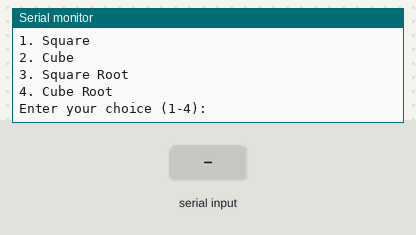
The sketch below on a simulated Arduino Uno, built with avr-gcc and run on an emulated ATmega328P. Shown: the last lines printed to the serial monitor. The inputs (shaded band) are chosen by the test bench. Random numbers use the default seed unless the sketch sets one.

Above: at 1.2 s.
1.3 s: "90,45\n" received over Serial
At 1.62 s:
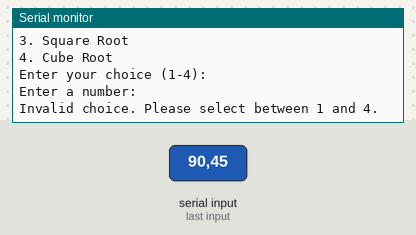
2.8 s: "1\n" received over Serial
At 4.2 s:
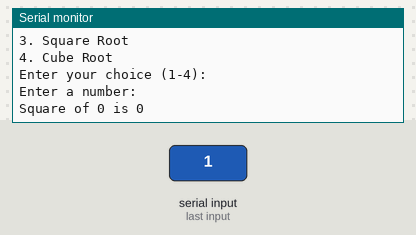
5.3 s: "2\n" received over Serial
At 6.1 s:
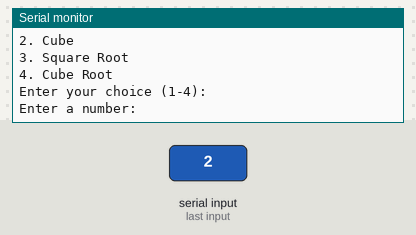
7.8 s: "3\n" received over Serial
At 9.2 s:
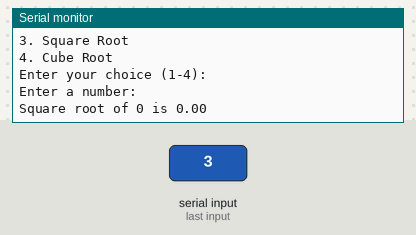
10.3 s: "4\n" received over Serial
At 11.7 s:
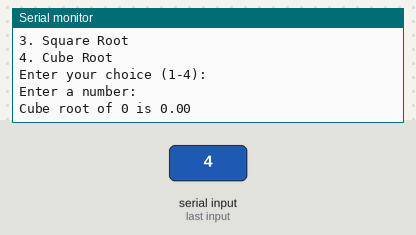

Measured:
- after the input at 1.3 s, the serial monitor: prints a new line at once (image 1)
- after the input at 2.8 s, the serial monitor: prints a new line after 1.0 s (image 2)
- after the input at 7.8 s, the serial monitor: prints a new line after 1.0 s (image 4)
- after the input at 10.3 s, the serial monitor: prints a new line after 1.0 s (image 5)

The sketch:

8prac.ino
```cpp
#include <math.h>

int num;

void setup() {
  Serial.begin(9600);
}

void loop() {
  Serial.println("Choose an operation:");
  Serial.println("1. Square");
  Serial.println("2. Cube");
  Serial.println("3. Square Root");
  Serial.println("4. Cube Root");
  Serial.println("Enter your choice (1-4):");

  while (Serial.available() == 0) {}
  int choice = Serial.parseInt();

  Serial.println("Enter a number:");
  while (Serial.available() == 0) {}
  num = Serial.parseInt();

  switch (choice) {
    case 1:
      Serial.print("Square of ");
      Serial.print(num);
      Serial.print(" is ");
      Serial.println(num * num);
      break;

    case 2:
      Serial.print("Cube of ");
      Serial.print(num);
      Serial.print(" is ");
      Serial.println(num * num * num);
      break;

    case 3:
      Serial.print("Square root of ");
      Serial.print(num);
      Serial.print(" is ");
      Serial.println(sqrt(num));
      break;

    case 4:
      Serial.print("Cube root of ");
      Serial.print(num);
      Serial.print(" is ");
      Serial.println(cbrt(num));
      break;

    default:
      Serial.println("Invalid choice. Please select between 1 and 4.");
      break;
  }

  delay(500);
}
```
